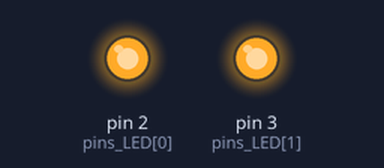
Recording of a sketch running on a simulated Arduino Uno, built with avr-gcc and run on an emulated ATmega328P. Parts: output pins drawn as LEDs (lit = HIGH).

Above: at 0.1 s.
Timing chart, 0 to 1.6 s (numbered marks = the images above):
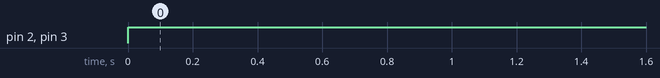

The sketch:

ledTest.ino
```cpp
int pins_LED[] = {2, 3};  // LED 연결 핀
boolean isCatInside = 1;
boolean isFull = 1;

void setup() {
  Serial.begin(9600);

  pinMode(pins_LED[0], OUTPUT);
  pinMode(pins_LED[1], OUTPUT);

}

void loop() { //RGB LED?
  // 초음파 센서
  if ( isCatInside == 1 ) // 고양이가 화장실을 이용
    digitalWrite(pins_LED[0], HIGH); // 녹색 LED ON

  // 무게 센서
  if ( isFull == 1 ) // 배변통 가득 참
    digitalWrite(pins_LED[1], HIGH); // 적색 LED ON

}
```

Measured:
- by itself, pin 2 (pins_LED[0]), pin 3 (pins_LED[1]): LOW → HIGH at 0.00 s
